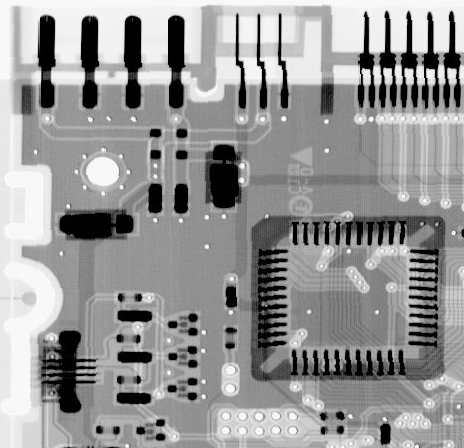
%> input picture DigitalImageProcessing-SJTU/prob4/Circuit.tif, 464 x 448 px
$ octave prob4.m   (GNU Octave 9; MATLAB toolbox functions it lacks are replaced by stand-ins)
%> lines starting %> are read from the running program, lines starting %| are printed output that depends on the picture; in (x1, y1, x2, y2) boxes, pixels count from 0 and x2, y2 are one past the last pixel; in counts of white or black regions, pixels touching at a corner belong together; the program's own positions count from 1
### DigitalImageProcessing-SJTU/prob4/imnoise2.m
function R = imnoise2(type,M,N,a,b)
% Imnoise2 to creates a random array with the specified PDF
% R = IMNOISE2(TYPE,M,N,A,B) generates an array, R, of size M by N whose
% elements are random numbers of the specified TYPE with parameters A and
% B. IF ony TYPE is included in the input argument list, a single random
% number of the specified TYPE and and default parameters show below is
% generated. If only TYPE, M and N are provided, the default parameters
% shown below are used. If M=N=1, IMNOISE2 generates a single random number
% of the specified TYPE and parameters A and B.
%
% Valid values for TYPE and parameters A and B are:
% 'uniform'        Uniform random numbers in the interval (A,B).
%                  The default values are (0,1).
%
% 'guassian'       Gaussian random numbers with mean A and standard
%                  deviation B.The default values are A = 0, B = 1.
%
% 'salt & pepper'  Salt and pepper numbers  of amplitude 1 with probability
%                  Pa  = A, and amplitude 0 with probability Pb = B. The
%                  default values are Pa = Pb = A = B = 0.05. Note that the
%                  noise has values 0(with probability Pa = A) and 1(with
%                  probability Pb = B), so scaling is necessary if values
%                  other than 0 and 1 are required. The noise matrix R is
%                  assigned three values. If R(x,y) = 0, the noise at (x,y)
%                  is pepper(black). If R(x,y ) = 1, the noise at (x,y) is
%                  salt(white). If R(x,y) = 0.5, there is no noise assigned
%                  to coordinates (x,y).
%
% 'lognormal'      Lognormal numbers with offset A and shape parameter B.
%                  The defaults are A = 1 and B = 0.25.
%
% 'rayleigh'       Rayleigh noise with parameters A and B. The default
%                  values are A = 0 and B = 1.
%
% 'exponential'    Exponential random numbers with parameter A. The default
%                  value is A = 1.
%
% 'erlang'         Erlang(gamma) random numbers with parameters A and B. B
%                  must be a positive integer. The defaults are A = 2 and B
%                  = 5. Erlang random numbers are approximated as the sum
%                  of B exponential random numbers.
%
% set default values.
if nargin == 1
    a = 0; b = 1;
    M = 1; N = 1;
elseif nargin == 3
    a = 0; b = 1;
end
%as we need only small letters as the type so...
switch lower(type)
    case 'uniform'
        R = a + (b-a)*rand(M,N);
    case 'gaussian'
        R = a + b*randn(M,N);
    case 'salt & pepper'
        if nargin <= 3
        a = 0.05; b = 0.05;
        end
% check to make sure that Pa + Pb is not > 1.
        if (a + b) > 1
            error('The sum of the Pa and Pb cannot exeed 1.')
        end
        R(1:M,1:N) = 0.5;
% Generate an M by N array of uniformly distributed random numbers in the
% range (0,1). Then, Pa*(M*N) of them will have values <= a. The
% coordinates of these points we call 0 (pepper noise). Similarly, Pb*(M*N)
% points will have values in the range > a & <= (a+b). These we call
% (salt noise).
        X = rand(M,N);
        c = find(X<=a);
        R(c) = 0;
        u = a + b;
        c = find(X > a & X <= u);
        R(c) = 1;
    case 'lognormal'
        if nargin<=3
            a = 1; b = 0.25;
        end
        R = a*exp(b*randn(M,N));
    case 'rayleigh'
        R = a + (-b*log(1-rand(M,N))).^0.5;
    case 'exponential'
        if nargin <= 3
            a = 1;
        end
        if a <= 0
            error('the value of a must b positive for exponential operation')
        end
        k = -1/a
        R = k*log(1 - rand(M,N));
    case 'erlang'
        if nargin <= 3
            a = 2; b = 5;
        end
        if (b ~= round(b)| b <= 0)
            error('Parameter b should b a negative value for erlang')
        end
        k = -1/a;
        R = zeros(M,N);
        for j = 1:b
            R = R + k*log(1 - rand(M,N));
        end
    otherwise
        error('Unknown distribution type.')
end


### DigitalImageProcessing-SJTU/prob4/spfilt.m
function f = spfilt(g, type, varargin)
% [22 lines of commented-out code are left out]

[m, n, Q, d] = processInputs(varargin{:});

% Do the filtering.
switch type
case 'amean'
   w = fspecial('average', [m n]);
   f = imfilter(g, w, 'replicate');
case 'gmean'
   f = gmean(g, m, n);
case 'hmean'
   f = harmean(g, m, n);
case 'chmean'
   f = charmean(g, m, n, Q);
case 'median'
   f = medfilt2(g, [m n], 'symmetric');
case 'max'
   f = imdilate(g, ones(m, n));
case 'min'
   f = imerode(g, ones(m, n));
case 'midpoint'
   f1 = ordfilt2(g, 1, ones(m, n), 'symmetric');
   f2 = ordfilt2(g, m*n, ones(m, n), 'symmetric');
   f = imlincomb(0.5, f1, 0.5, f2);
case 'atrimmed'
   f = alphatrim(g, m, n, d);
otherwise
   error('Unknown filter type.')
end

%-------------------------------------------------------------------%
function f = gmean(g, m, n)
%  Implements a geometric mean filter.
[g, revertclass] = tofloat(g);
f = exp(imfilter(log(g), ones(m, n), 'replicate')).^(1 / m / n);
f = revertclass(f);

%-------------------------------------------------------------------%
% [5 lines left out: function harmean, not called in this run]

%-------------------------------------------------------------------%
% [6 lines left out: function charmean, not called in this run]

%-------------------------------------------------------------------%
function f = alphatrim(g, m, n, d)
%  Implements an alpha-trimmed mean filter.
if (d <= 0) | (d/2 ~= round(d/2))
    error('d must be a positive, even integer.')
end
[g, revertclass] = tofloat(g);
f = imfilter(g, ones(m, n), 'symmetric');
for k = 1:d/2
   f = f - ordfilt2(g, k, ones(m, n), 'symmetric');
end
for k = (m*n - (d/2) + 1):m*n
   f = f - ordfilt2(g, k, ones(m, n), 'symmetric');
end
f = f / (m*n - d);
f = revertclass(f);

%-------------------------------------------------------------------%
function [m, n, Q, d] = processInputs(varargin)
m = 3;
n = 3;
Q = 1.5;
d = 2;
if nargin > 0
    m = varargin{1};
end
if nargin > 1
    n = varargin{2};
end
if nargin > 2
    Q = varargin{3};
    d = varargin{3};
end

### DigitalImageProcessing-SJTU/prob4/tofloat.m
function [ out, revertclass ] = tofloat( in )
%TOFLOAT Convert image to floating point
%   [OUT, REVERTCLASS] = TOFLOAT(IN) converts the input image IN to
%   floating-point. If IN is a double or single image, then OUT equals IN.
%   Otherwise, OUT equals IM2SINGLE(IN). REVERTCLASS is a function handle
%   that can be used o convert back to the class of IN.
%
%   Author: Roland Bruggmann
%   Created: January 2016
%
%   Reference:
%   Rafael C. Gonzales, Richard E. Woods und Steven L. Eddins.
%   Digital Image Processing using MATLAB(R). 2. Ed.
%   Appendix C. P. 806.
%   Prentice Hall, 2004. isbn: 978-0-982-08540-0.

    identity = @(x) x;
    tosingle = @im2single;

    table = {
        'uint8',   tosingle, @im2uint8
        'uint16',  tosingle, @im2uint16
        'int16',   tosingle, @im2int16
        'logical', tosingle, @logical
        'double',  identity, identity
        'single',  identity, identity
    };

    classIndex = find(strcmp(class(in),table(:,1)));

    if isempty(classIndex)
        error('');
    end

    out = table{classIndex,2}(in);
    revertclass = table{classIndex,3};

end

### DigitalImageProcessing-SJTU/prob4/prob4.m
orig_img = imread('Circuit.tif');
%> orig_img is the input picture: size 448x464 uint8; min 0, max 255, mean 150.8
noise_type = {'uniform','gaussian','salt & pepper','lognormal','rayleigh','exponential','erlang'};
filter_type = {'amean','gmean','hmean','chmean','median','max','min','midpoint','atrimmed'};
[M,N] = size(orig_img);
%> M = 448; N = 464
bins  = 51;

for i=3:3
    set(gcf, 'position', [0 0 1200 300]);
    subplot(1,3,1),imshow(orig_img);title('original image');
    switch i
        case 1
            noise = imnoise2(noise_type{i},M,N,0,0.1);
        case 2
            noise = imnoise2(noise_type{i},M,N,0,0.1);
        case 3
            % salt
            noise = imnoise2(noise_type{i},M,N,0,0.1);
%> in imnoise2, `R(1:M,1:N) = 0.5;`: R: size 448x464 double; every value is 0.5
%> in imnoise2, `R(c) = 1;`:
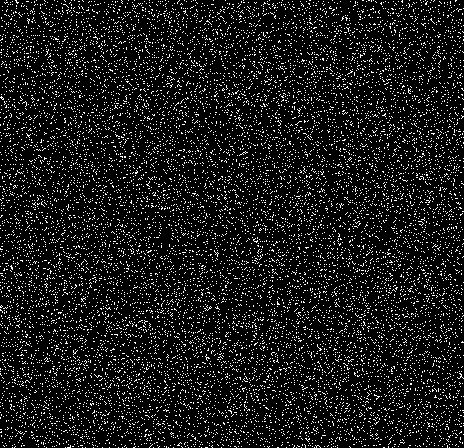
%> R: size 448x464 double; values 0.5 (black) and 1 (white), 10.1% white in thin lines or dots
            noise_img1 = orig_img;
            noise_img1(noise == 1) = 255;
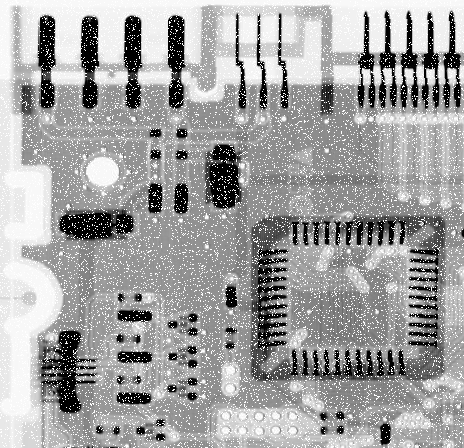
%> noise_img1: size 448x464 uint8; 10.09% of pixels changed, all inside (x1, y1, x2, y2) = (0, 0, 464, 448)
            % pepper
            noise = imnoise2(noise_type{i},M,N,0.1,0);
%> call 2 of imnoise2, with type = 'salt & pepper', M = 448, N = 464, a = 0.1, b = 0
%> in imnoise2 (call 2), `R(c) = 0;`:
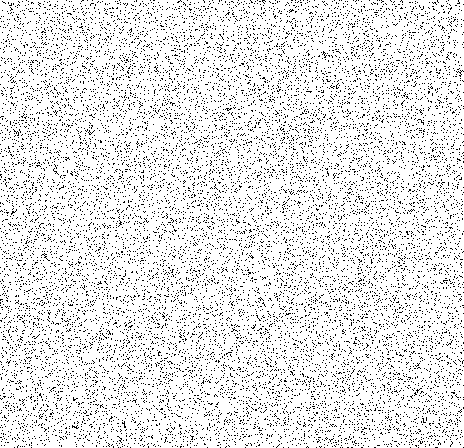
%> R: size 448x464 double; values 0 (black) and 0.5 (white), 90% white; black in thin lines or dots
            noise_img2 = orig_img;
            noise_img2(noise == 0) = 0;
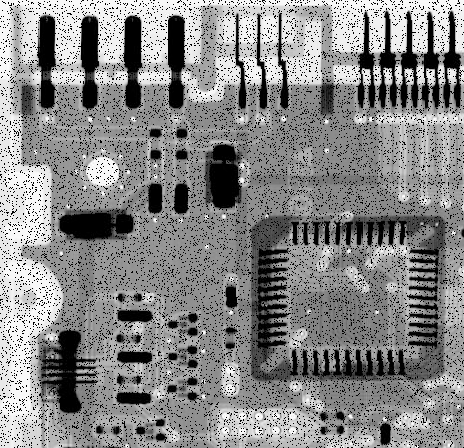
%> noise_img2: size 448x464 uint8; 9.32% of pixels changed, all inside (x1, y1, x2, y2) = (0, 0, 464, 448)
        otherwise
            noise = imnoise2(noise_type{i},M,N);

    end

    subplot(1,3,2),hist(noise(:),bins);title([noise_type{i},' noise']);
    if i ~= 3
        noise_img = im2uint8(im2double(orig_img)+noise);
        subplot(1,3,3),imshow(noise_img);title([noise_type{i},' image']);
    else
        subplot(1,3,3),imshow(noise_img1);title([noise_type{i},' image']);
%         subplot(1,3,3),imshow(noise_img2);title([noise_type{i},' image']);
    end

end

i=5;
j=5;
num = [4,4,4,4,3];
switch i
    case 1
        % uniform
        noise = imnoise2(noise_type{i},M,N,0,0.1);
        noise_img = im2uint8(im2double(orig_img)+noise);
    case 2
        % gaussian
        noise = imnoise2(noise_type{i},M,N,0,0.1);
        noise_img = im2uint8(im2double(orig_img)+noise);
    case 3
        % salt
        noise = imnoise2(noise_type{i},M,N,0,0.1);
        noise_img1 = orig_img;
        noise_img1(noise == 1) = 255;
        % pepper
        noise = imnoise2(noise_type{i},M,N,0.1,0);
        noise_img2 = orig_img;
        noise_img2(noise == 0) = 0;
    case 4
        % salt & peper
        noise = imnoise2(noise_type{3},M,N,0.1,0.1);
        noise_img = orig_img;
        noise_img(noise == 1) = 255;
        noise_img(noise == 0) = 0;
    case 5
        % uniform
        noise = imnoise2(noise_type{1},M,N,0,0.1);
        noise_img1 = im2uint8(im2double(orig_img)+noise);
        % salt & peper
        noise = imnoise2(noise_type{3},M,N,0.1,0.1);
%> call 4 of imnoise2, with type = 'salt & pepper', M = 448, N = 464, a = 0.1, b = 0.1
%> in imnoise2 (call 4), `R(c) = 1;`:
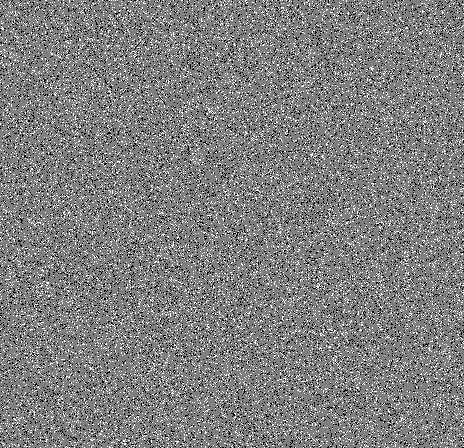
%> R: size 448x464 double; min 0, max 1, mean 0.5
        noise_img2 = noise_img1;
        noise_img2(noise == 1) = 255;
        noise_img2(noise == 0) = 0;
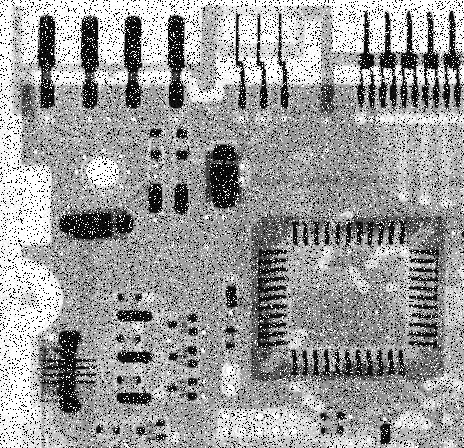
%> noise_img2: size 448x464 uint8; min 0, max 255, mean 155.8


end
switch j
    case 1
        set(gcf, 'position', [0 0 num(j)*400 300]);
        subplot(1,num(j),1),imshow(orig_img);title('original image');
        subplot(1,num(j),2),imshow(noise_img);title([noise_type{i},' image']);
        amean_uniform_img = spfilt(noise_img,'amean');
        subplot(1,num(j),3),imshow(amean_uniform_img);title([filter_type{1},' result']);
        gmean_uniform_img = spfilt(noise_img,'gmean');
        subplot(1,num(j),4),imshow(gmean_uniform_img);title([filter_type{2},' result']);
    case 2
        set(gcf, 'position', [0 0 num(j)*400 300]);
        subplot(1,num(j),1),imshow(noise_img1);title('salt image');
        subplot(1,num(j),2),imshow(noise_img2);title('pepper image');
        chmean_salt_img = spfilt(noise_img1,'chmean',3,3,-1.5);
        subplot(1,num(j),3),imshow(chmean_salt_img);title('salt result');
        chmean_pepper_img = spfilt(noise_img2,'chmean',3,3,1.5);
        subplot(1,num(j),4),imshow(chmean_pepper_img);title('pepper result');
    case 3
        set(gcf, 'position', [0 0 num(j)*400 300]);
        subplot(1,num(j),1),imshow(noise_img);title('salt&pepper image');
        median_salt_pepper_img1 = spfilt(noise_img,'median');
        subplot(1,num(j),2),imshow(median_salt_pepper_img1);title('median 1st');
        median_salt_pepper_img2 = spfilt(median_salt_pepper_img1,'median');
        subplot(1,num(j),3),imshow(median_salt_pepper_img2);title('median 2nd');
        median_salt_pepper_img3 = spfilt(median_salt_pepper_img2,'median');
        subplot(1,num(j),4),imshow(median_salt_pepper_img3);title('median 3rd');
    case 4
        set(gcf, 'position', [0 0 num(j)*400 300]);
        subplot(1,num(j),1),imshow(noise_img1);title('salt image');
        subplot(1,num(j),2),imshow(noise_img2);title('pepper image');
        min_salt_img = spfilt(noise_img1,'min',3,3);
        max_pepper_img = spfilt(noise_img2,'max',3,3);
        subplot(1,num(j),3),imshow(min_salt_img);title('min result');
        subplot(1,num(j),4),imshow(max_pepper_img);title('max result');
    case 5
        set(gcf, 'position', [0 0 num(j)*400 600]);
        subplot(2,num(j),1),imshow(noise_img1);title('uniform image');
        subplot(2,num(j),2),imshow(noise_img2);title('salt&pepper image');
        amean_result = spfilt(noise_img2,'amean',5,5);
%> in processInputs, `m = varargin{1};`: m = 5
%> in spfilt, `[m, n, Q, d] = processInputs(varargin{:});`: Q = 1.5; d = 2
%> in spfilt, `w = fspecial('average', [m n]);`: w = [0.04 0.04 0.04 0.04 0.04; 0.04 0.04 0.04 0.04 0.04; 0.04 0.04 0.04 0.04 0.04; 0.04 0.04 0.04 0.04 0.04; 0.04 0.04 0.04 0.04 0.04]
        subplot(2,num(j),3),imshow(amean_result);title('amean result');
        gmean_result = spfilt(amean_result,'gmean',5,5);
        subplot(2,num(j),4),imshow(gmean_result);title('gmean result');
        median_result = spfilt(gmean_result,'median',5,5);
%> call 3 of spfilt, with type = 'median'
%> in spfilt (call 3), `f = medfilt2(g, [m n], 'symmetric');`:
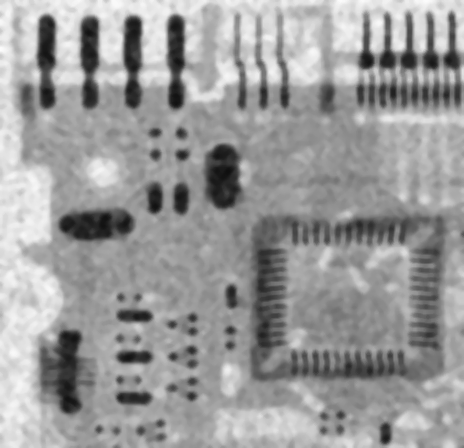
%> f: size 448x464 uint8; min 15, max 252, mean 154.8
        subplot(2,num(j),5),imshow(median_result);title('median result');
        altrimmed_result = spfilt(median_result,'atrimmed',5,5,4);
%> the loop in alphatrim, `for k = 1:d/2` made 2 passes
%> the loop in alphatrim, `for k = (m*n - (d/2) + 1):m*n` made 2 passes
%> k on passes 1 to 2: 24, 25
        subplot(2,num(j),6),imshow(altrimmed_result);title('atrimmed result');


end
